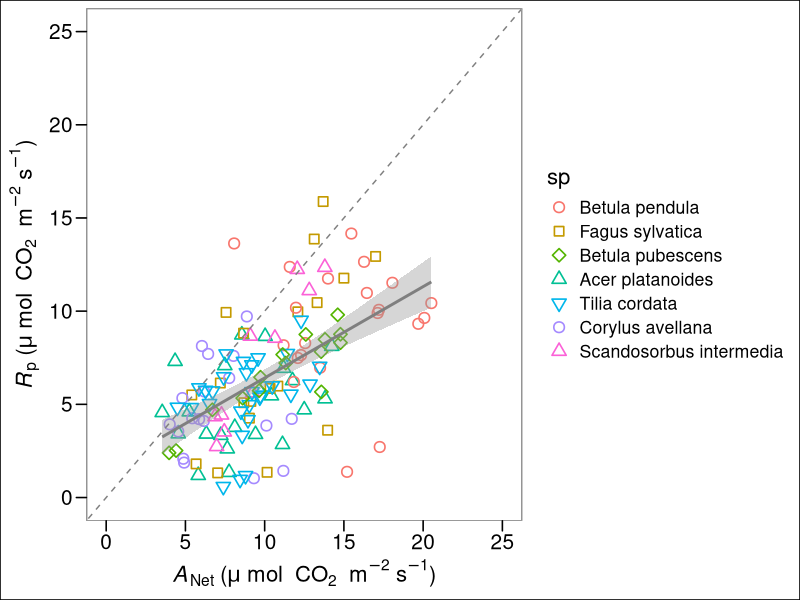
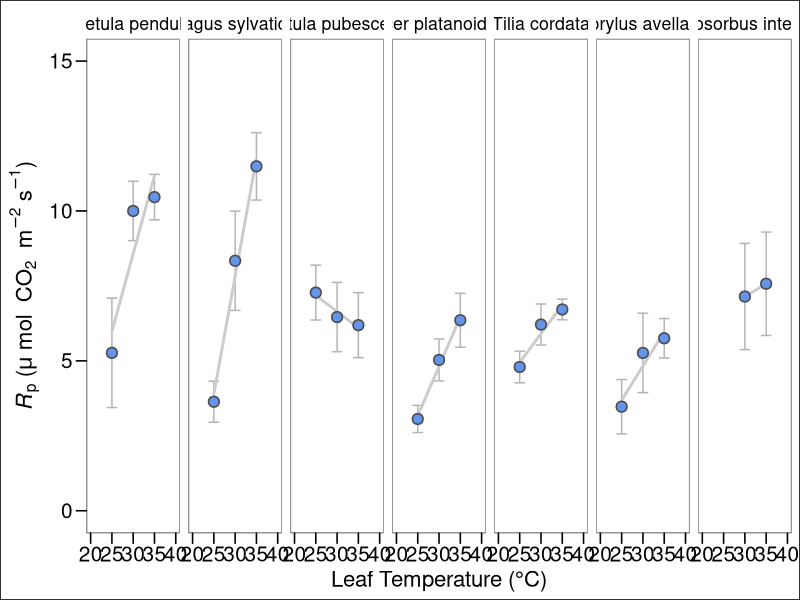
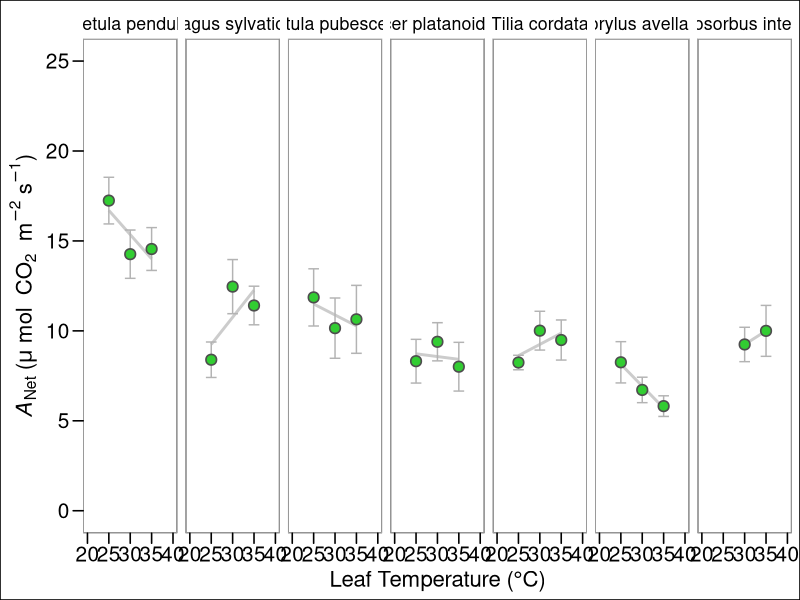
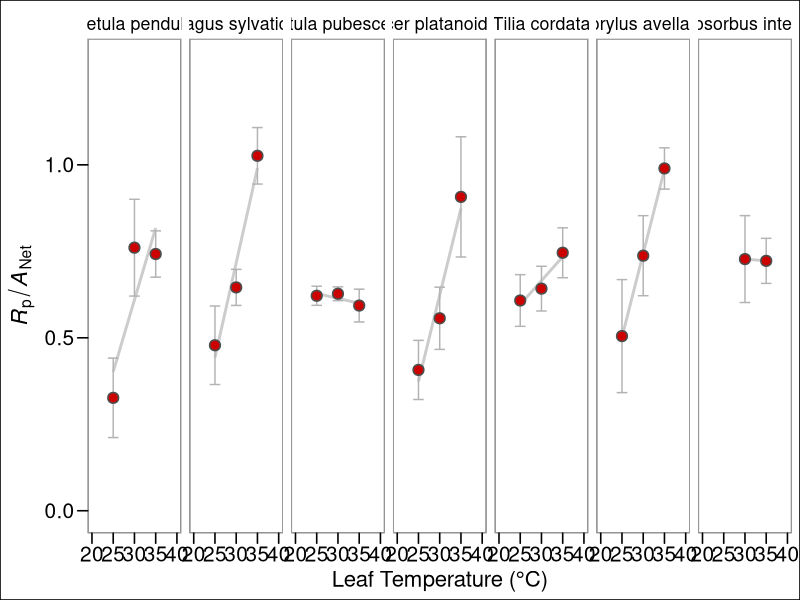
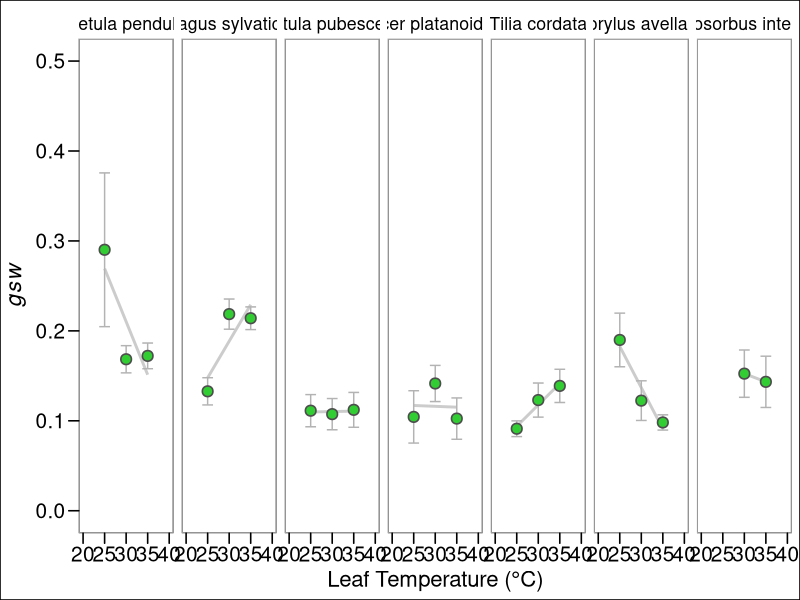
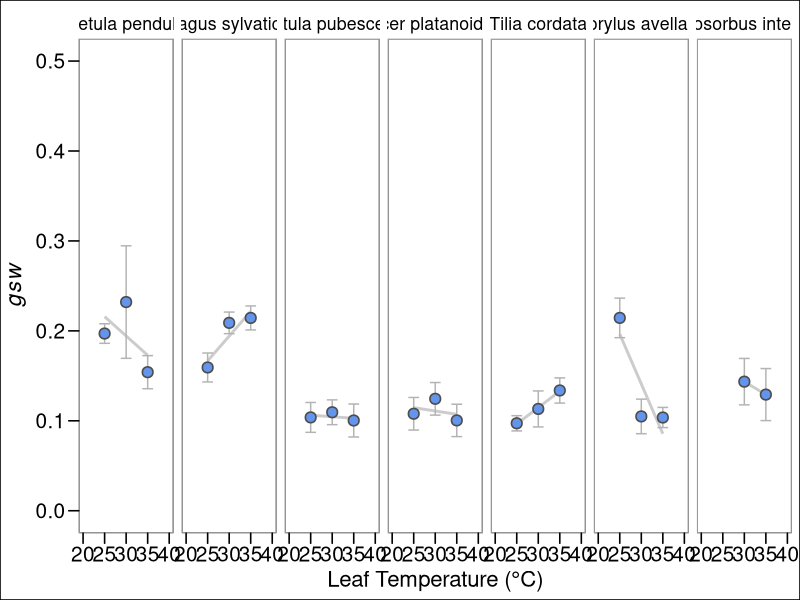
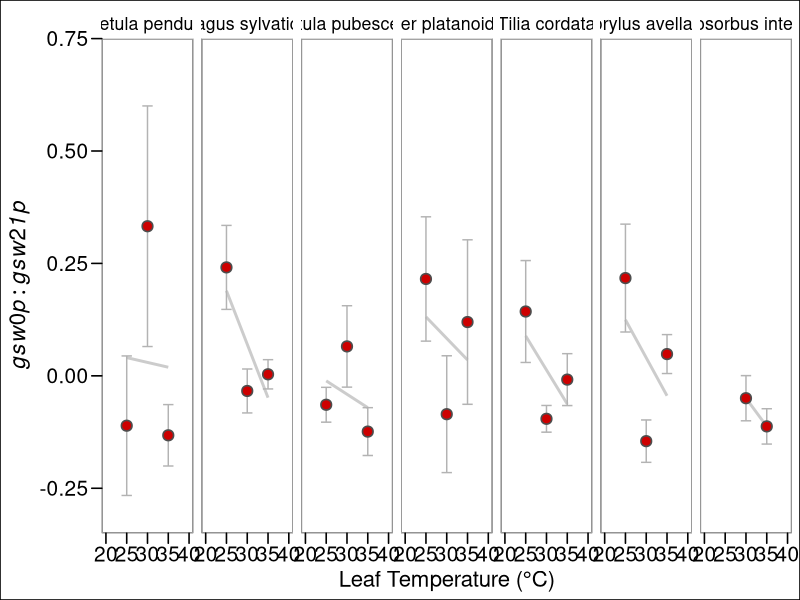
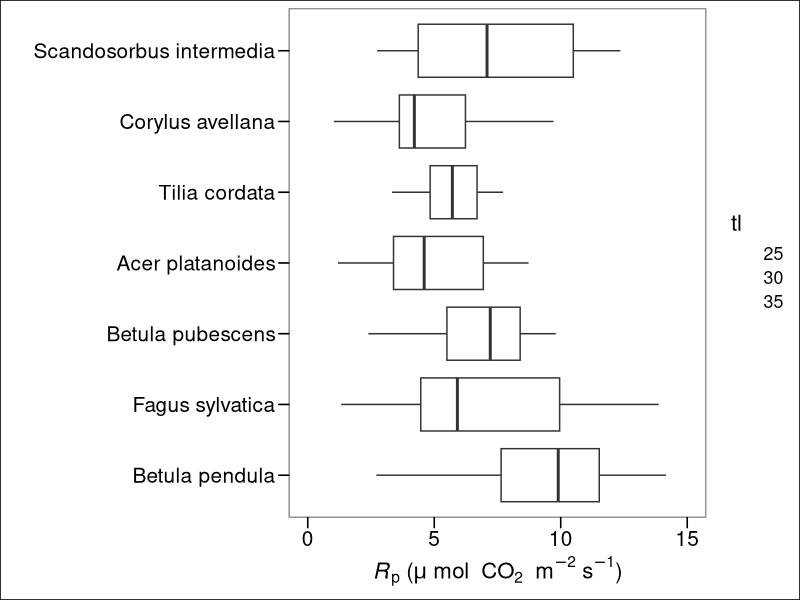

Source code (R) for these figures, in order: (Note: this script raises an error after producing the figures.)


## lable ----
ytleaf          <- expression("T"["leaf"]~degree~"C")
photorate       <- expression("" ~mu ~ mol ~ "CO"[2]~m^{-2} ~ "s"^{-1})
labrsq          <- expression(R^{2}~"=")
labvpdl         <- "VPD (kPa)"
lab_photo       <- expression(paste(italic(A)[Net], ' (', mu * ~'mol'~ " CO"[2]~' m'^{-2}*' s'^{-1}*')'))
lab_photo1      <- expression(paste(italic(A)[Net], ' (', mu * 'mol m'^{-2}*'s'^{-1}*')'))
lab_Tleaf       <- expression(paste("Leaf temperature (", degree,"C)"))
labcond         <- expression("g"["s"]~~"in"~mol~H[2]*O~m^{-2}~s^{-1})
labcond1        <- expression("Conductance to "~H[2]*O~"in"~mol~H[2]*O~m^{-2}~s^{-1})
labtrmmol       <- expression("E"~~"in"~mol~H[2]*O~m^{-2}~s^{-1})
etrrate         <- expression("" ~mu ~ mol ~"photon" ~m^{-2} ~ "s"^{-1})
photorate       <- expression("" ~mu ~ mol ~ "CO"[2]~m^{-2} ~ "s"^{-1})
labgs           <- expression(paste(italic(g[s])*" ("~mol[H[2]*O]~m^{-2}~s^{-1}~")"))


## data processing ---- Load ONE of the following csv's




# Species #######################
df <- read.csv("Data/Uppsala-2024-Summer-Photorespiration-SpotMes-TreeSpp.csv", header = T, stringsAsFactors = T, sep = ";")




# Ecotypes #####################

df <- read.csv("Data/Uppsala-2024-Summer-Photorespiration-SpotMes-Birch-Ecotypes.csv", header = T, stringsAsFactors = T, sep = ";")








###### Photorespiration rate calculation loop -----------------------------------------------------

## use the following filters as necessary
df     <- subset(df, dq == "yes") # eliminates unreliable values.

df$pairid <- paste0(df$sprp, "-", df$setTleaf)

df$pairid <- as.factor(df$pairid)


length(unique(df$pairid))       # individual runs + season

dflist    <-   split(df,list(df$pairid))
dflist    <-   split(df,unique(list(df$pairid)))
dflist    <-   dflist[sapply(dflist, nrow)>0] 

setwd("output")


correct_RD <- function(data, output_path){
  
  ColumnNames <- c("sp","treeid","setTleaf",
             "anet.21p",    
             "anet.0p",
             "Rd",
             "corranet",
             "anet.delta",
             "pr.CO2", 
             "pr.real",
             "pr.percent",    
             "gsw.21p",    
             "gsw.0p",     
             "gsw.delta",  
             "gsw.percent",
             "E.21p",     
             "E.0p",      
             "E.delta",   
             "E.percent", 
             "ETR.21p",     
             "ETR.0p",
             "ETR.delta",   
             "ETR.percent",
             "JT",
             "JO1",
             "JC1",
             "JO2",
             "JC2",
             "JO1.percent",
             "JC1.percent",
             "JO2.percent",
             "JC2.percent",
             "NPQ.21p",
             "NPQ.0p",
             "NPQ.delta",
             "NPQ.percent")
  
  output_data <- data.frame(matrix(nrow = 0, ncol = length(ColumnNames)))
  names(output_data) <- ColumnNames

  for(dataIdx in 1:length(data)){
    
    speciesdata <- data[[dataIdx]]
    if(nrow(speciesdata) != 2){
      print(names(dflist)[dataIdx])
      print(nrow(speciesdata))
      next
    }
    
    
    sp               <-     speciesdata$sp[1]
    treeid           <-     speciesdata$treeid[1]
    setTleaf         <-     speciesdata$setTleaf[1]
    
    p21              <-     subset(speciesdata, olev == "21p")    
    p0               <-     subset(speciesdata, olev == "0p")
    
    anet.21p         <-     p21$A
    anet.0p          <-     p0$A
     
    
    # Calculate corrected Anet. The values for slope and intercept       where calculated using values taken from the literature. 
    
    Rd               <-      0.05554*anet.21p+ 0.11395 
    corranet         <-      anet.21p-Rd          
    # "corranet" is Anet corrected for Rd
    
    
    anet.delta       <-      anet.0p - anet.21p
    pr.CO2           <-      anet.delta * 0.5
    pr.real          <-      anet.delta + pr.CO2
    pr.percent       <-      pr.real/anet.21p
    
    gsw.21p          <-      p21$gsw
    gsw.0p           <-      p0$gsw
    gsw.delta        <-      p0$gsw - p21$gsw
    gsw.percent      <-      gsw.delta/p21$gsw
    
    
    E.21p            <-      p21$E
    E.0p             <-      p0$E
    E.delta          <-      p0$E - p21$E
    E.percent        <-      E.delta/p21$E
    
    
    ETR.21p          <-      p21$ETR
    ETR.0p           <-      p0$ETR
    ETR.delta        <-      p0$ETR - p21$ETR
    ETR.percent      <-      ETR.delta/p21$ETR
    JT               <-      ETR.21p + ETR.0p
    JO1              <-      pr.percent * JT
    JC1              <-      JT-JO1
    JO2              <-      ((2/3)*(JT-4*(anet.21p)))
    JC2              <-      ((1/3)*(JT+8*(anet.21p)))
    JO1.percent      <-      JO1/JT
    JC1.percent      <-      JC1/JT
    JO2.percent      <-      JO2/JT
    JC2.percent      <-      JC2/JT
    
    
    NPQ.21p          <-      p21$NPQ
    NPQ.0p           <-      p0$NPQ
    NPQ.delta        <-      NPQ.0p - NPQ.21p
    NPQ.percent      <-      NPQ.delta/NPQ.21p
    
    new_data = data.frame(as.character(sp),
                          as.character(treeid),
                          as.character(setTleaf), 
                          anet.21p,    
                          anet.0p,     
                          Rd, 
                          corranet,
                          anet.delta,
                          pr.CO2,
                          pr.real,
                          pr.percent,
                          gsw.21p,    
                          gsw.0p,     
                          gsw.delta,  
                          gsw.percent,
                          p21$E,     
                          E.0p,      
                          E.delta,   
                          E.percent, 
                          ETR.21p,     
                          ETR.0p,   
                          ETR.delta,   
                          ETR.percent,
                          JT,
                          JO1,
                          JC1,
                          JO2,
                          JC2,
                          JO1.percent,
                          JC1.percent,
                          JO2.percent,
                          JC2.percent,
                          NPQ.21p,
                          NPQ.0p,
                          NPQ.delta, 
                          NPQ.percent)
    
    names(new_data) <- names(output_data)
    output_data <- rbind(output_data, new_data)
    
    
  }
  
  file_path = paste(output_path, "species-output.csv", sep = "/")
  if(!dir.exists(output_path)){
    dir.create(output_path, recursive = T)
  }
  
  
  index <- 1
  while(file.exists(file_path)){
    file_path <- paste(output_path, paste("species-output", as.character(index), ".csv", sep =""), sep = "/")
    index = index + 1
  }
 
  

  write.table(output_data, file = file_path, 
              row.names = FALSE, col.names = T, sep = ";")
}

correct_RD(dflist, "./")


####### plotting output -------

outs <- read.csv("output/species-output.csv", stringsAsFactors = T, sep = ";")

outs$sp <- factor(outs$sp, levels = c(
  "Betula pendula",         
  "Fagus sylvatica",         
  "Betula pubescens",       
  "Acer platanoides", 
  "Tilia cordata",
  "Corylus avellana",       
  "Scandosorbus intermedia"))



# Making the table for the concatenated PR values for each species and each temperature point.
library(stats)
library(base)
library(dplyr)
library(ggplot2)




## Plotting absolute Rp over temp##---------------------------------###

## Figure 1A ----
svg(filename = "pr-raw-new.svg", width = 16, height = 4.5, bg = "transparent")
absolute.table <- outs %>%
  group_by(sp, setTleaf) %>%
  summarise(pr.real.avg = mean(pr.real),
            se = sd(pr.real)/ sqrt(length(pr.real)))

ggplot(absolute.table, aes(y = pr.real.avg, x=setTleaf, group=sp))+
  geom_errorbar(aes(ymin=pr.real.avg-se, ymax=pr.real.avg+se),col ="grey70", width= 2.5)+ #pmin can be used to cap the ymax. (e.g., pmin(pr.real.avg+se, 1.0))
  geom_smooth(se = F, method="lm", col = "grey80")+
  geom_point(col="grey30", size = 3, pch = 21, fill = "cornflowerblue", stroke = 0.85)+
  # stat_regline_equation(data = outs, aes(x = setTleaf, y=pr.real, label = paste(..eq.label.., ..adj.rr.label.., paste("p = ", ..p.value..), sep = "~~~")),
  # formula = y~x,
  # label.x =22, label.y = 1.5)+
  facet_wrap(~sp, ncol = 7) +
  scale_y_continuous(limits = c(0, 15), name = expression(paste(italic(R)[p], ' (', mu * ~'mol'~ " CO"[2]~' m'^{-2}*' s'^{-1}*')')))+
  scale_x_continuous(limits = c(20,40), name = "Leaf Temperature (°C)")+
  ggthemes::theme_base() +
theme(axis.text.y = element_text(size = 15), 
      axis.text.x = element_text(size = 15),
      panel.border = element_rect(color = "grey70"))
dev.off()


### Plot showing Anet 21p over temp##-------------------------------###
## Figure 1B ----

svg(filename = "anet21-raw-new.svg", width = 16, height = 4.5, bg = "transparent")

anet.table <- outs %>%
  group_by(sp, setTleaf) %>%
  summarise(anet.21p.avg = mean(anet.21p),
            se = sd(anet.21p) / sqrt(length(anet.21p)))

ggplot(anet.table, aes(y = anet.21p.avg, x=setTleaf, group=sp))+
  geom_smooth(se = F, method="lm", col = "grey80")+
  geom_errorbar(aes(ymin=anet.21p.avg-se, ymax=anet.21p.avg+se),col ="grey70", width= 2.5) +
  geom_point(col="grey30", size = 3, pch = 21, fill = "limegreen", stroke = 0.85)+
  # stat_regline_equation(data = outs, aes(x = setTleaf, y=anet.21p, label = paste(..eq.label.., ..adj.rr.label.., paste("p = ", ..p.value..), sep = "~~~")),
  # formula = y~x,
  # label.x =22, label.y = 1.5)+
  facet_wrap(~sp, ncol = 7) +
  scale_y_continuous(limits = c(0, 25), name = expression(paste(italic(A)[Net], ' (', mu * ~'mol'~ " CO"[2]~' m'^{-2}*' s'^{-1}*')')))+
  scale_x_continuous(limits = c(20,40), name = "Leaf Temperature (°C)")+
  ggthemes::theme_base()+
  theme(axis.text.y = element_text(size = 15), 
        axis.text.x = element_text(size = 15),
        panel.border = element_rect(color = "grey70"))
dev.off()





###Plot of pr.percent##-----------------------------------------###
svg(filename = "pr-percent-new.svg", width = 16, height = 4.5, bg = "transparent")



percent.table <- outs %>%
  group_by(sp, setTleaf) %>%
  summarise(pr.percent.avg = mean(pr.percent),
            se = sd(pr.percent)/ sqrt(length(pr.percent)))


ggplot(percent.table, aes(y = pr.percent.avg, x=setTleaf, group=sp))+
  #pmin can be used to cap the ymax. (e.g., pmin(pr.real.avg+se, 1.0))
  geom_smooth(se = F, method="lm", col = "grey80")+
  # ggpmisc::stat_poly_eq(
  #   data = outs,
  #   formula = y ~ x,
  #   aes(x = setTleaf, y = pr.percent, label = paste(after_stat(p.value.label), sep = "~~~")),
  #   label.x = 22,
  #   label.y = 1.5,
  # )+
  geom_errorbar(aes(ymin=pr.percent.avg-se, ymax=pr.percent.avg+se),col ="grey70", width= 2.5)+
  geom_point(col="grey30", size = 3, pch = 21, fill = "red3", stroke = 0.85)+
  # stat_regline_equation(data = outs, aes(x = setTleaf, y=pr.real, label = paste(..eq.label.., ..adj.rr.label.., paste("p = ", ..p.value..), sep = "~~~")),
  # formula = y~x,
  # label.x =22, label.y = 1.5)+
  facet_wrap(~sp, ncol = 7)+
  scale_y_continuous(limits = c(0, 1.3), name = 
                       expression(paste(italic(R)[p]/italic(A)[Net])))+
  scale_x_continuous(limits = c(20,40), name = "Leaf Temperature (°C)")+
  ggthemes::theme_base() +
  theme(axis.text.y = element_text(size = 15), 
        axis.text.x = element_text(size = 15),
        panel.border = element_rect(color = "grey70")) 
dev.off()


##---------------------------------------------------------##


###Plot of ambient gsw over temperature##-----------------------------------------###
svg(filename = "gsw.21p-plot.svg", width = 16, height = 4.5, bg = "transparent")



gsw.table <- outs %>%
  group_by(sp, setTleaf) %>%
  summarise(gsw.21p.avg = mean(gsw.21p),
            se = sd(gsw.21p)/ sqrt(length(gsw.21p)))


ggplot(gsw.table, aes(y = gsw.21p.avg, x=setTleaf, group=sp))+
  #pmin can be used to cap the ymax. (e.g., pmin(pr.real.avg+se, 1.0))
  geom_smooth(se = F, method="lm", col = "grey80")+
  # ggpmisc::stat_poly_eq(
  #   data = outs,
  #   formula = y ~ x,
  #   aes(x = setTleaf, y = gsw.21p, label = paste(after_stat(p.value.label), sep = "~~~")),
  #   label.x = 22,
  #   label.y = 1.5,
  # )+
  geom_errorbar(aes(ymin=gsw.21p.avg-se, ymax=gsw.21p.avg+se),col ="grey70", width= 2.5)+
  geom_point(col="grey30", size = 3, pch = 21, fill = "limegreen", stroke = 0.85)+
  # stat_regline_equation(data = outs, aes(x = setTleaf, y=pr.real, label = paste(..eq.label.., ..adj.rr.label.., paste("p = ", ..p.value..), sep = "~~~")),
  # formula = y~x,
  # label.x =22, label.y = 1.5)+
  facet_wrap(~sp, ncol = 7)+
  scale_y_continuous(limits = c(0, 0.5), name = 
                       expression(paste(italic(gsw))))+
  scale_x_continuous(limits = c(20,40), name = "Leaf Temperature (°C)")+
  ggthemes::theme_base() +
  theme(axis.text.y = element_text(size = 15), 
        axis.text.x = element_text(size = 15),
        panel.border = element_rect(color = "grey70")) 
dev.off()

###Plot of O2-free gsw over temperature##-----------------------------------------###
svg(filename = "gsw.0p-plot.svg", width = 16, height = 4.5, bg = "transparent")



gswRp.table <- outs %>%
  group_by(sp, setTleaf) %>%
  summarise(gsw.0p.avg = mean(gsw.0p),
            se = sd(gsw.0p)/ sqrt(length(gsw.0p)))


ggplot(gswRp.table, aes(y = gsw.0p.avg, x=setTleaf, group=sp))+
  #pmin can be used to cap the ymax. (e.g., pmin(pr.real.avg+se, 1.0))
  geom_smooth(se = F, method="lm", col = "grey80")+
  # ggpmisc::stat_poly_eq(
  #   data = outs,
  #   formula = y ~ x,
  #   aes(x = setTleaf, y = gsw.0p, label = paste(after_stat(p.value.label), sep = "~~~")),
  #   label.x = 22,
  #   label.y = 1.5,
  # )+
  geom_errorbar(aes(ymin=gsw.0p.avg-se, ymax=gsw.0p.avg+se),col ="grey70", width= 2.5)+
  geom_point(col="grey30", size = 3, pch = 21, fill = "cornflowerblue", stroke = 0.85)+
  # stat_regline_equation(data = outs, aes(x = setTleaf, y=pr.real, label = paste(..eq.label.., ..adj.rr.label.., paste("p = ", ..p.value..), sep = "~~~")),
  # formula = y~x,
  # label.x =22, label.y = 1.5)+
  facet_wrap(~sp, ncol = 7)+
  scale_y_continuous(limits = c(0, 0.5), name = 
                       expression(paste(italic(gsw))))+
  scale_x_continuous(limits = c(20,40), name = "Leaf Temperature (°C)")+
  ggthemes::theme_base() +
  theme(axis.text.y = element_text(size = 15), 
        axis.text.x = element_text(size = 15),
        panel.border = element_rect(color = "grey70")) 
dev.off()


###Plot of percentage change in ambient vs O2-free gsw over temperature##-----------------------------------------###
svg(filename = "gsw.percent-plot.svg", width = 16, height = 4.5, bg = "transparent")



gswpercent.table <- outs %>%
  group_by(sp, setTleaf) %>%
  summarise(gsw.percent.avg = mean(gsw.percent),
            se = sd(gsw.percent)/ sqrt(length(gsw.percent)))


ggplot(gswpercent.table, aes(y = gsw.percent.avg, x=setTleaf, group=sp))+
  #pmin can be used to cap the ymax. (e.g., pmin(pr.real.avg+se, 1.0))
  geom_smooth(se = F, method="lm", col = "grey80")+
  # ggpmisc::stat_poly_eq(
  #   data = outs,
  #   formula = y ~ x,
  #   aes(x = setTleaf, y = gsw.0p, label = paste(after_stat(p.value.label), sep = "~~~")),
  #   label.x = 22,
  #   label.y = 1.5,
  # )+
  geom_errorbar(aes(ymin=gsw.percent.avg-se, ymax=gsw.percent.avg+se),col ="grey70", width= 2.5)+
  geom_point(col="grey30", size = 3, pch = 21, fill = "red3", stroke = 0.85)+
  # stat_regline_equation(data = outs, aes(x = setTleaf, y=pr.real, label = paste(..eq.label.., ..adj.rr.label.., paste("p = ", ..p.value..), sep = "~~~")),
  # formula = y~x,
  # label.x =22, label.y = 1.5)+
  facet_wrap(~sp, ncol = 7)+
  scale_y_continuous(limits = c(-0.3, 0.7), name = 
                       expression(paste(italic(gsw0p:gsw21p))))+
  scale_x_continuous(limits = c(20,40), name = "Leaf Temperature (°C)")+
  ggthemes::theme_base() +
  theme(axis.text.y = element_text(size = 15), 
        axis.text.x = element_text(size = 15),
        panel.border = element_rect(color = "grey70")) 
dev.off()

##---------------------------------------------------------##


###########

outs$tl <- as.factor(outs$setTleaf)



## photorespiration across species boxplot (ignoring temp). First one is for just the relationship, the second one shows the temperature spread.

svg(filename = "Rp-species.svg", width = 12, height = 6, bg = "transparent")

ggplot(outs, aes(y = pr.real, x=sp)) +
  geom_boxplot(aes(x = sp, y = pr.real), outliers =  F)  +
  geom_jitter(aes(size = tl),  color = "grey", alpha = 0) +
  
  xlab(" ") +
  scale_y_continuous(limits = c(0,15), 
                     name = expression(paste(italic(R)[p], ' (', mu * ~'mol'~ " CO"[2]~' m'^{-2}*' s'^{-1}*')')))+
  ggthemes::theme_base()+
  theme(axis.text.y = element_text(size = 15), 
        axis.text.x = element_text(size = 15),
        panel.border = element_rect(color = "grey70")) +
  coord_flip()
dev.off()



svg(filename = "Rp-species-spotted.svg", width = 12, height = 6, bg = "transparent")

ggplot(outs, aes(y = pr.real, x=sp)) +
  geom_boxplot(aes(x = sp, y = pr.real), outliers =  F)  +
  geom_jitter(aes(size = tl), color = as.factor(outs$setTleaf), alpha = 0.5) +
  xlab(" ") +
  scale_y_continuous(limits = c(0,15), 
                     name = expression(paste(italic(R)[p], ' (', mu * ~'mol'~ " CO"[2]~' m'^{-2}*' s'^{-1}*')')))+
  ggthemes::theme_base()+
  theme(axis.text.y = element_text(size = 20), 
        axis.text.x = element_text(size = 20),
        panel.border = element_rect(color = "grey70")) +
  coord_flip()
dev.off()



###------- Mixed effects models for Rp----##

mod4 <- nlme::lme(pr.real ~  sp, data = outs, 
                  random = ~1|treeid, 
                  method = "REML", 
                  na.action=na.omit) ; anova(mod4)

mod4 <- nlme::lme(pr.real ~  setTleaf, data = outs, 
                  random = ~1|sp, 
                  method = "REML", 
                  na.action=na.omit) ; anova(mod4)

mod4 <- nlme::lme(pr.real ~  sp * setTleaf, data = outs, 
                  random = ~1|treeid, 
                  method = "REML", 
                  na.action=na.omit) ; anova(mod4)

###----Test for pr.percent----------------#####


mod6 <- nlme::lme(pr.percent ~  sp, data = outs, 
                  random = ~1|treeid, 
                  method = "REML", 
                  na.action=na.omit) ; anova(mod6)

mod6 <- nlme::lme(pr.percent ~  setTleaf, data = outs, 
                  random = ~1|sp, 
                  method = "REML", 
                  na.action=na.omit) ; anova(mod6)


mod6 <- nlme::lme(pr.percent ~  sp * setTleaf, data = outs, 
                  random = ~1|treeid, 
                  method = "REML", 
                  na.action=na.omit) ; anova(mod6)


#------------------------------#


## photosynthesis across species boxplot (ignoring temp). First one is for just the relationship, the second one shows the temperature spread.

svg(filename = "Anet-species.svg", width = 12, height = 6, bg = "transparent")

ggplot(outs, aes(y = anet.21p, x=sp)) +
  geom_boxplot(aes(x = sp, y = anet.21p), outliers =  F)  +
  geom_jitter(aes(size = tl),  color = "grey", alpha = 0) +
  
  xlab(" ") +
  scale_y_continuous(limits = c(0,25), 
                     name = expression(paste(italic(A)[net], ' (', mu * ~'mol'~ " CO"[2]~' m'^{-2}*' s'^{-1}*')')))+
  ggthemes::theme_base()+
  theme(axis.text.y = element_text(size = 15), 
        axis.text.x = element_text(size = 15),
        panel.border = element_rect(color = "grey70")) +
  coord_flip()
dev.off()


svg(filename = "Anet-species-spotted.svg", width = 12, height = 6, bg = "transparent")

ggplot(outs, aes(y = anet.21p, x=sp)) +
  geom_boxplot(aes(x = sp, y = anet.21p), outliers =  F)  +
  geom_jitter(aes(size = tl), color = as.factor(outs$setTleaf), alpha = 0.5) +
  xlab(" ") +
  scale_y_continuous(limits = c(0,25), 
                     name = expression(paste(italic(A)[net], ' (', mu * ~'mol'~ " CO"[2]~' m'^{-2}*' s'^{-1}*')')))+
  ggthemes::theme_base()+
  theme(axis.text.y = element_text(size = 20), 
        axis.text.x = element_text(size = 20),
        panel.border = element_rect(color = "grey70")) +
  coord_flip()
dev.off()


###------- Mixed effects models for Anet----##

mod5 <- nlme::lme(anet.21p ~  sp, data = outs, 
                  random = ~1|treeid, 
                  method = "REML", 
                  na.action=na.omit) ; anova(mod5)

mod5 <- nlme::lme(anet.21p ~  setTleaf, data = outs, 
                  random = ~1|sp, 
                  method = "REML", 
                  na.action=na.omit) ; anova(mod5)

mod5 <- nlme::lme(anet.21p ~  sp * setTleaf, data = outs, 
                  random = ~1|treeid, 
                  method = "REML", 
                  na.action=na.omit) ; anova(mod5)






### plotting averages 

pt <- outs %>%
  group_by(sp, setTleaf) %>%
  summarise(pr = mean(pr.real),
            prse = sd(pr.real)/sqrt(length(pr.real)),
            ps = mean(anet.21p),
            psse = sd(anet.21p)/ sqrt(length(anet.21p)))

pt25 <- subset(pt, setTleaf == 25)
pt30 <- subset(pt, setTleaf == 30)
pt35 <- subset(pt, setTleaf == 35)


mod6 <- nlme::lme(pr ~  ps , data = pt25, 
                  random = ~1|sp, 
                  method = "REML", 
                  na.action=na.omit) ; anova(mod6)



mod6 <- nlme::lme(pr ~  ps , data = pt30, 
                  random = ~1|sp, 
                  method = "REML", 
                  na.action=na.omit) ; anova(mod6)

mod6 <- nlme::lme(pr ~  ps , data = pt35, 
                  random = ~1|sp, 
                  method = "REML", 
                  na.action=na.omit) ; anova(mod6)


cor25 <- cor(pt25$ps, pt25$pr, method = 'pearson'); round(cor25, 2) 
cor30 <- cor(pt30$ps, pt30$pr, method = 'pearson'); round(cor30, 2)
cor35 <- cor(pt35$ps, pt35$pr, method = 'pearson'); round(cor35, 2)






######  Rp against Anet split by temperature ----

mod6 <- nlme::lme(pr.real ~  anet.21p, data = outs, 
                  random = ~1|sp, 
                  method = "REML", 
                  na.action=na.omit) ; anova(mod6)



svg(filename = "Rp-over-Anet-alltemp.svg", width = 10, height = 3.3, bg = "transparent")

ggplot(pt, aes(y = pr, x=ps, color = sp)) +
  geom_smooth(se = T, method="lm", col = "grey80") +
  geom_point(size = 3, stroke = 0.85, aes(color = sp, shape = sp)) +
  scale_x_continuous(limits = c(0, 20), 
                     name = expression(paste(italic(A)[Net], ' (', mu * ~'mol'~ " CO"[2]~' m'^{-2}*' s'^{-1}*')'))) +
  scale_y_continuous(limits = c(0,20), 
                     name = expression(paste(italic(R)[p], ' (', mu * ~'mol'~ " CO"[2]~' m'^{-2}*' s'^{-1}*')'))) +
  ggthemes::theme_base() +
  geom_errorbar(aes(ymin=pr-prse, ymax=pr+prse)) +
  geom_errorbarh(aes(xmin=ps-psse, xmax=ps+psse)) + 
  theme(axis.text.y = element_text(size = 15),
        axis.text.x = element_text(size = 15),
        panel.border = element_rect(color = "grey70")) +
  scale_shape_manual(values = c(21,22,23,24,25,1,2))+
  geom_abline(slope = 1, linetype = "dashed", color = "grey50") + 
  geom_point(size = 3, stroke = 0.85, aes(color = sp, shape = sp)) +
  facet_wrap(~setTleaf)

dev.off()


# Does higher photorespiration rates = higher photosynthesis rates??? (spoiler, yes)



#### all replicates plotted - donot use. 

# svg(filename = "Rp-over-Anet.svg", width = 7, height = 4.5, bg = "transparent")
outs$st <- as.factor(outs$setTleaf)
ggplot(outs, aes(y = pr.real, x=anet.21p)) +
  geom_point(size = 3, 
             stroke = 0.85, aes(color = sp, shape = sp)) +
  geom_smooth(se = T, method="lm", col = "grey50") +
  scale_x_continuous(limits = c(0, 25), 
                     name = expression(paste(italic(A)[Net], ' (', mu * ~'mol'~ " CO"[2]~' m'^{-2}*' s'^{-1}*')'))) +
  scale_y_continuous(limits = c(0,25), 
                     name = expression(paste(italic(R)[p], ' (', mu * ~'mol'~ " CO"[2]~' m'^{-2}*' s'^{-1}*')')))+
  ggthemes::theme_base()+
  theme(axis.text.y = element_text(size = 15), 
        axis.text.x = element_text(size = 15),
        panel.border = element_rect(color = "grey70")) +
  scale_shape_manual(values = c(21,22,23,24,25,1,2)) +
  geom_abline(slope = 1, linetype = "dashed", color = "grey50") 
dev.off()

#---------------------------------------------------------------------#

# svg(filename = "Rp-over-Anet-alltemp.svg", width = 16, height = 4.5, bg = "transparent")

#### all replicates plotted - donot use. 


ggplot(outs, aes(y = pr.real, x=anet.21p, color = sp)) +
  geom_smooth(data = outs, mapping = aes(y=pr.real, x=anet.21p), 
              se = T, method="lm", col = "grey80") +
  geom_point(size = 3, 
             stroke = 0.85, aes(color = sp, shape = sp)) +
  scale_x_continuous(limits = c(0, 25), 
                     name = expression(paste(italic(A)[Net], ' (', mu * ~'mol'~ " CO"[2]~' m'^{-2}*' s'^{-1}*')'))) +
  scale_y_continuous(limits = c(0,25), 
                     name = expression(paste(italic(R)[p], ' (', mu * ~'mol'~ " CO"[2]~' m'^{-2}*' s'^{-1}*')')))+
  ggthemes::theme_base()+
  theme(axis.text.y = element_text(size = 15), 
        axis.text.x = element_text(size = 15),
        panel.border = element_rect(color = "grey70")) +
  scale_shape_manual(values = c(21,22,23,24,25,1,2))+
  geom_abline(slope = 1, linetype = "dashed", color = "grey50") +
  facet_wrap(~setTleaf)
dev.off()


######  Creating the dataframes for each temperature for the models ----

outs25 <- subset(outs, setTleaf == 25)
outs30 <- subset(outs, setTleaf == 30)
outs35 <- subset(outs, setTleaf == 35)


######  Rp against Anet split by temperature ----

mod6 <- nlme::lme(pr.real ~  anet.21p, data = outs, 
                 random = ~1|sp, 
                 method = "REML", 
                 na.action=na.omit) ; anova(mod6)


mod7 <- nlme::lme(pr.real ~  anet.21p, data = outs25, 
                  random = ~1|sp, 
                  method = "REML", 
                  na.action=na.omit) ; anova(mod7)

mod7 <- nlme::lme(pr.real ~  anet.21p, data = outs30, 
                  random = ~1|sp, 
                  method = "REML", 
                  na.action=na.omit) ; anova(mod7)

mod7 <- nlme::lme(pr.real ~  anet.21p, data = outs35, 
                  random = ~1|sp, 
                  method = "REML", 
                  na.action=na.omit) ; anova(mod7)










#-------------------------------#


### I WOULD LIKE TO DISCUSS THIS TO CONFIRM IM DOING THINGS CORRECTLY

# Checking the individual significance of species temperature response.

pt <- outs %>%
  group_by(sp, treeid, setTleaf) %>%
  summarise(pr = mean(pr.real),
            prse = sd(pr.real)/sqrt(length(pr.real)),
            ps = mean(anet.21p),
            psse = sd(anet.21p)/ sqrt(length(anet.21p)))

Betulapen <- subset(pt, sp == "Betula pendula")

mod6 <- nlme::lme(pr ~  setTleaf, data = Betulapen, 
                  random = ~1|treeid, 
                  method = "REML", 
                  na.action=na.omit) ; anova(mod6)


Fagus <- subset(pt, sp == "Fagus sylvatica")

mod6 <- nlme::lme(pr ~  setTleaf, data = Fagus, 
                  random = ~1|treeid, 
                  method = "REML", 
                  na.action=na.omit) ; anova(mod6)


Acer <- subset(pt, sp == "Acer platanoides")

mod6 <- nlme::lme(pr ~  setTleaf, data = Acer, 
                  random = ~1|treeid, 
                  method = "REML", 
                  na.action=na.omit) ; anova(mod6)


Batulapub <- subset(pt, sp == "Betula pubescens")

mod6 <- nlme::lme(pr ~  setTleaf, data = Batulapub, 
                  random = ~1|treeid, 
                  method = "REML", 
                  na.action=na.omit) ; anova(mod6)


Tilia <- subset(pt, sp == "Tilia cordata")

mod6 <- nlme::lme(pr ~  setTleaf, data = Tilia, 
                  random = ~1|treeid, 
                  method = "REML", 
                  na.action=na.omit) ; anova(mod6)


Corylus <- subset(pt, sp == "Corylus avellana")

mod6 <- nlme::lme(pr ~  setTleaf, data = Corylus, 
                  random = ~1|treeid, 
                  method = "REML", 
                  na.action=na.omit) ; anova(mod6)


Sorbus <- subset(pt, sp == "Scandosorbus intermedia")


mod6 <- nlme::lme(pr ~  setTleaf, data = Sorbus, 
                  random = ~1|treeid, 
                  method = "REML", 
                  na.action=na.omit) ; anova(mod6)


# Creating a sheet with each temperature point containing one compiled value for each species. This table is used when gathering the highest/lowest mean differences in Anet and Rp across Tleaf. 

pt <- outs %>%
  group_by(sp, setTleaf) %>%
  summarise(pr = mean(pr.real),
            prse = sd(pr.real)/sqrt(length(pr.real)),
            ps = mean(anet.21p),
            psse = sd(anet.21p)/ sqrt(length(anet.21p)))

Sorbus <- subset(pt, sp == "Scandosorbus intermedia")


mod6 <- nlme::lme(pr ~  setTleaf, data = Sorbus, 
                  random = ~1|treeid, 
                  method = "REML", 
                  na.action=na.omit) ; anova(mod6)


-----#####Stomatal conductance for O2-free vs ambient across temperatures#---
svg(filename = "gsw-ratio-split-temp.svg", width = 16, height = 4.5, bg = "transparent")

#### all replicates plotted 


ggplot(outs, aes(y = gsw.0p, x=gsw.21p, color = sp)) +
  geom_smooth(data = outs, mapping = aes(y=gsw.0p, x=gsw.21p), 
              se = T, method="lm", col = "grey80") +
  geom_point(size = 3, 
             stroke = 0.85, aes(color = sp, shape = sp)) +
  scale_x_continuous(limits = c(0, 0.4), 
                     name = expression(paste(italic(gsw)["21p"]))) +
  scale_y_continuous(limits = c(0,0.4), 
                     name = expression(paste(italic(gsw)["0p"])))+
  ggthemes::theme_base()+
  theme(axis.text.y = element_text(size = 15), 
        axis.text.x = element_text(size = 15),
        panel.border = element_rect(color = "grey70")) +
  scale_shape_manual(values = c(21,22,23,24,25,1,2))+
  geom_abline(slope = 1, linetype = "dashed", color = "grey50") +
  facet_wrap(~setTleaf)
dev.off()













#-------------------------------#



#Box plots of pr.percent across the leaf temperatures

ggplot(outs, aes(y = pr.percent, x=tl, color=tl)) +
  geom_boxplot(aes(x = tl, y = pr.percent, fill = setTleaf)) +
  geom_jitter() +
  scale_x_continuous(limits = c(20, 40), 
                     name = "Leaf Temperature (°C)") +
  scale_y_continuous(limits = c(0,15), 
                     name = expression(paste(italic(R)[p], ' (', mu * ~'mol'~ " CO"[2]~' m'^{-2}*' s'^{-1}*')')))+
  ggthemes::theme_base()+
  theme(axis.text.y = element_text(size = 15), 
        axis.text.x = element_text(size = 15),
        panel.border = element_rect(color = "grey70"))


#-------- boxplot of Rp over temperature ----_#
svg(filename = "Rp-over-temp-box.svg", width = 16, height = 4.5, bg = "transparent")


ggplot(outs, aes(y = pr.real, x=tl)) +
  geom_boxplot(aes(x = tl, y = pr.real)) +
  geom_jitter(aes(color = sp)) +
  xlab("Leaf Temperature (°C)") +
  scale_y_continuous(limits = c(0,15), 
                     name = expression(paste(italic(R)[p], ' (', mu * ~'mol'~ " CO"[2]~' m'^{-2}*' s'^{-1}*')')))+
  ggthemes::theme_base()+
  theme(axis.text.y = element_text(size = 15), 
        axis.text.x = element_text(size = 15),
        panel.border = element_rect(color = "grey70"))
dev.off()







###### STATISTICAL TESTS #########


## example model fits nlme ---- 

# Here we are running a for loop testing     the relationship between species, setTleaf and the combined effect of them (I.e the temperature response of species), against pr.real (Absolute photorespiration rates ("10")), pr.percent (Proportional photorespiration rates ("11")), anet.21p (Ambient photosynthesis rates ("4")), anet.0p (O2-free photosynthesis rates ("5")) and JO2.percent (proportional oxygenation rates calculated using ETR only ("31)).


colindeces <- c(10, 11, 4, 5, 31)
colindeces <- c(10)
method.slope <- c()
value.slope <- c()
species.slope <- c()

names(outs)[colindeces[1]]

for (index in 1:length(colindeces)){
  
  
  independentVariable = outs[,colindeces[index]] 
  
  mod1 <- nlme::lme(independentVariable ~  sp , data = outs, 
                    random = ~1|treeid, 
                    method = "REML", 
                    na.action=na.omit) ; anova(mod1)
  print(paste("This analysis is based on :", names(outs)[colindeces[index]]))
  print(summary(mod1))
  
  mod1 <- nlme::lme(independentVariable ~  setTleaf , data = outs, 
                    random = ~1|sp, 
                    method = "REML", 
                    na.action=na.omit) ; anova(mod1)
  
  print(paste("This analysis is based on :", names(outs)[colindeces[index]]))
  print(summary(mod1))
  
  mod1 <- nlme::lme(independentVariable ~  sp * setTleaf, 
                    data = outs, 
                    random = ~1|treeid, 
                    method = "REML", 
                    na.action=na.omit) ; anova(mod1)
  
  print(paste("This analysis is based on :", names(outs)[colindeces[index]]))
  print(summary(mod1))
  
  
  print("----------------------------------------------------------------")
}


outs25 <- subset(outs, setTleaf == 25)
outs30 <- subset(outs, setTleaf == 30)
outs35 <- subset(outs, setTleaf == 35)



######----


######  Rp against species split by treeid nested for each temp point ----
 mod4 <- nlme::lme(pr.real ~  sp, data = outs25, 
                   random = ~1|treeid, 
                   method = "REML", 
                   na.action=na.omit) ; anova(mod4)
 
 mod4 <- nlme::lme(pr.real ~  sp, data = outs30, 
                   random = ~1|treeid, 
                   method = "REML", 
                   na.action=na.omit) ; anova(mod4)
 
 mod4 <- nlme::lme(pr.real ~  sp, data = outs35, 
                   random = ~1|treeid, 
                   method = "REML", 
                   na.action=na.omit) ; anova(mod4)
 

mod4 <- nlme::lme(pr.real ~  anet.21p * setTleaf, data = outs, 
                  random = ~1|sp, 
                  method = "REML", 
                  na.action=na.omit) ; anova(mod4)




library(tidyr)

long_data <- outs %>%
  gather(key = "method", value = "y", pr.percent, JO2.percent)

# Fit a model with an interaction term between method and setTleaf
long_model <- lm(y ~ sp * setTleaf * method, data = long_data)

# Check the model summary
summary(long_model)


# Fit the model with and without the interaction term between method and setTleaf
model_interaction <- lm(y ~ sp * setTleaf * method, data = long_data)
model_no_interaction <- lm(y ~ sp * setTleaf + method, data = long_data)

# Compare the models using a likelihood ratio test
anova(model_no_interaction, model_interaction)

# Visualize the comparison
library(ggplot2)
ggplot(long_data, aes(x = setTleaf, y = y, color = method)) +
  geom_point() +
  geom_smooth(method = "lm", se = FALSE) +  # Add linear regression lines
  facet_wrap(~sp)+
  labs(title = "Comparison of Slopes for y1 and y2") +
  theme_minimal()


### post hoc test ------- HSD, honest significant difference 

m7 <- aov(anet.0p ~ sp, data = outs, random = ~1|treeid, method = "REML", na.action=na.omit) ; anova(m7)
par(las=2)
par(mar=c(8,8,2,2)) 
plot(TukeyHSD(m7))


t1 <- TukeyHSD(m7)
t1 <- as.data.frame(t1$sp)
t1$com <- rownames(t1)

rownames(t1) <- NULL
colnames(t1) <- c("prdiff","lwr", "upr","padj", "com")
blah <- subset(t1, padj <= 0.05)
